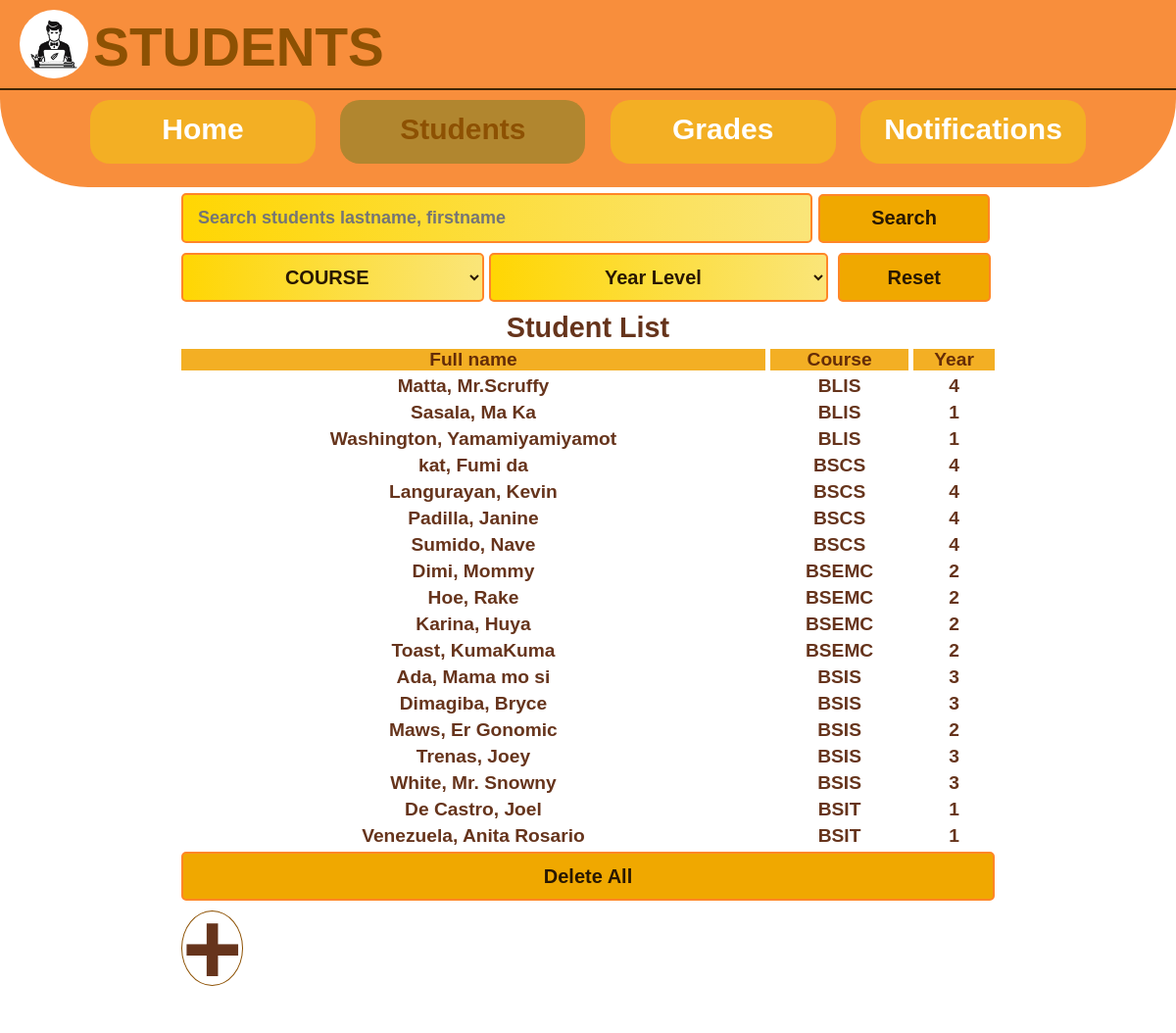
The app's page /Hometabs/student.php (signed in) with its own data.
### tables this page shows
CREATE TABLE `students` (
  `StudentId` int(6) NOT NULL,
  `LastName` varchar(15) NOT NULL,
  `FirstName` varchar(15) NOT NULL,
  `Course` varchar(6) NOT NULL,
  `Gender` varchar(7) NOT NULL,
  `YearLevel` int(2) NOT NULL
);

### DBconnect.php (called while the page is built, shortened)
<?php
function mine(){
  $x = $GLOBALS['C'];
  $y = $GLOBALS['Y'];
  return array($x,$y);
}
?>

### Hometabs/student.php (the view, shortened to what this page needs)
<?php
  include('..//DBconnect.php');
?>
<!DOCTYPE html>
<html>
<head>
    <link rel="stylesheet" href="homestyle.css">
</head>
<body>
    <header>
        <div class="header">
            <div class="title">
                <img class= "logo" src="../img/Logo.png" width="70" height="70" usemap="#workmap" style="background: #ffffff;">
                <h1>STUDENTS</h1>
                <br>
            </div>
            <a class="tabs" href="home.php">Home</a>
            <a class="tabs" id="active" href="student.php">Students</a>
            <a class="tabs" href="grades.php">Grades</a>
            <a class="tabs" href="notifications.php">Notifications</a>
            <br>
        </div>
    </header>
    <form method="post" action="student.php">
        <?php
        [$fcourse, $fyear] = mine();
        ?>
        <table>
            <tr class="input-group">
                <td colspan='2'>
                    <div><input type="text" placeholder="Search students lastname, firstname" style="width:100%; height:47px"></div>
                </td>
                <td class="input-group">
                    <div id="signup">
                        <button type="submit" class="btn" name="Search">Search</button>
                    </div>
                </td>
        </table>
        <table>
            <tr>
                <td class="input-group"><select name="Course" style="width:100%;" onchange="this.form.submit()">
                        <option value="" disable hidden>COURSE</option>
                    </select></td>
                <td class="input-group"><select name="Year" style="width:100%;" onchange="this.form.submit()">
                        <option value="" disable hidden>Year Level</option>
                    </select></td>
                <td>
                    <div>
                        <button class="btn" type="sumbit" name="reset" value="Reset">Reset </button>
                    </div>
                </td>
            </tr>
        </table>
        <table class="list">
            <tr>
                <td colspan='3'>
                    <h2>Student List</h2>
                </td>
            </tr>
            <tr>
                <th>Full name</th>
                <th>Course</th>
                <th>Year</th>
            </tr>
            <?php
        $Filcourse = $DataBase->prepare("
            SELECT * FROM students
            WHERE (Course = ? OR ? ='')
            AND (YearLevel = ? OR ? = '')
            ORDER BY Course ASC, LastName ASC, YearLevel ASC");
        $Filcourse->bind_param('ssss', $fcourse, $fcourse, $fyear, $fyear);
        $Filcourse -> execute();
        $result = $Filcourse->get_result();
        if ($result->num_rows > 0) {
            while ($row = $result->fetch_assoc()) {
                echo "<tr>
                    <td>".$row['LastName'].", ".$row['FirstName']."</td>
                    <td>".$row['Course']."</td>
                    <td>".$row['YearLevel']."</td>
                    </tr>";
            }
        } else {
            echo "<tr><td colspan='4'>You don't have any students. </td></tr>";
        }
        ?>
        <tr>
        <td colspan='3'>
            <div>
                <button class="btn" style="width:100%;" type="sumbit" name="deletelist" value="Reset" onclick="confirmPopup()">Delete All </button>
            </div>
        </td>
        </tr>
        </table>
        <table style="width:70px">
        <th id="add-icon" style="vertical-align: 40%">
            <h2><a href="newStudent.php" style=" text-decoration: none; "> + </a></h2>
        </th>
        </table>
    </form>
</body>
</html>

### Hometabs/homestyle.css (style rules this page uses)
* { margin: 0px; padding: 0px; color: #572006e8; font-family: "Poppins", sans-serif; font-weight: 800; font-style: normal; }
body { height: 100%; width: auto; font-size: 120%; font-family: axiforma; flex-direction: row; font-weight: 500; }
.header { width: 100%; position: relative; text-align: center; background: #F88E3C; border-top: none; border-radius: 0px 0px 90px 90px; padding-bottom: 20px; }
.logo { display: inline-flex; border-radius: 50%; background: #ffffff; margin: 10px 0px 5px 20px; vertical-align: 50%; }
.title { text-align: left; height: 90px; width: auto; border-bottom: 2px solid #3f2502; margin-bottom: 10px; }
h1 { display: inline-flex; color: #8D5103; font-size: 55px; font-family: "Paytone One", sans-serif; font-weight: 900; vertical-align: 45%; }
#add-icon { margin: auto; width: 75px; line-height: 75px; vertical-align: 20%; text-align:center; border-radius:50%; font-size:70px; border: 1px solid #8D5103; background: white; }
form, .content { position: relative; width: 70vw; margin: auto auto 20px auto; padding: 1px 20px 200px 20px; border-radius: 0px 0px 10px 10px; }
.input-group { margin: 20px auto 0px 0px; }
.input-group input { margin: auto; vertical-align: 50%; color: rgb(0, 0, 0); height: 45px; width: 95%; font-size: 18px; border-radius: 5px; background-image: linear-gradient(90deg, #FFD603, #FAE579); border: 2px solid #FF8627; }
input[type = "text"]::placeholder { padding-left: 15px; }
.btn { display: block; height: 50px; width: 95%; font-size: 20px; text-align: center; color: #291802; border: 2px solid #FF8627; background: #F0A800; border-radius: 5px; margin:auto; }
select { display: block; height: 50px; width: 95%; font-size: 20px; text-align: center; color: #291802; border: 2px solid #FF8627; background-image: linear-gradient(90deg, #FFD603, #FAE579); border-radius: 5px; margin:auto; }
table { width: 100%; border-spacing: 5px; text-align: center; }
th { background: #F3AF24; }
.tabs { width: 230px; block-size: 65px; display: inline-block; background: #F3AF24; font-size: 30px; text-align: center; font-family: "Poppins", sans-serif; font-weight: 800; font-style: normal; color: #ffffff; text-decoration: none; line-height: 60px; vertical-align: 40%; border-radius: 20px; margin: 0px 10px 0px 10px; }
#active { width: 250px; display: inline-block; background: #b1862f; font-size: 30px; text-align: center; font-family: "Poppins", sans-serif; font-weight: 800px; font-style: normal; color: #8D5103; line-height: 60px; vertical-align: 40%; border-radius: 20px; }

### records on screen
students: LastName "Matta", FirstName "Mr.Scruffy", Course "BLIS", YearLevel "4"
students: LastName "Sasala", FirstName "Ma Ka", Course "BLIS", YearLevel "1"
students: LastName "Washington", FirstName "Yamamiyamiyamot", Course "BLIS", YearLevel "1"
students: LastName "kat", FirstName "Fumi da", Course "BSCS", YearLevel "4"
students: LastName "Langurayan", FirstName "Kevin", Course "BSCS", YearLevel "4"
students: LastName "Padilla", FirstName "Janine", Course "BSCS", YearLevel "4"
students: LastName "Sumido", FirstName "Nave", Course "BSCS", YearLevel "4"
students: LastName "Dimi", FirstName "Mommy", Course "BSEMC", YearLevel "2"
students: LastName "Hoe", FirstName "Rake", Course "BSEMC", YearLevel "2"
students: LastName "Karina", FirstName "Huya", Course "BSEMC", YearLevel "2"
students: LastName "Toast", FirstName "KumaKuma", Course "BSEMC", YearLevel "2"
students: LastName "Ada", FirstName "Mama mo si", Course "BSIS", YearLevel "3"
students: LastName "Dimagiba", FirstName "Bryce", Course "BSIS", YearLevel "3"
students: LastName "Maws", FirstName "Er Gonomic", Course "BSIS", YearLevel "2"
students: LastName "Trenas", FirstName "Joey", Course "BSIS", YearLevel "3"
students: LastName "White", FirstName "Mr. Snowny", Course "BSIS", YearLevel "3"
students: LastName "De Castro", FirstName "Joel", Course "BSIT", YearLevel "1"
students: LastName "Venezuela", FirstName "Anita Rosario", Course "BSIT", YearLevel "1"
